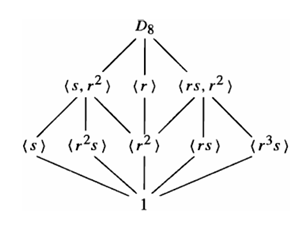
#> input picture math541/assets/2025-11-09-15-19-36.png, 296 x 226 px
$ python -i epicycle.py   (imports and definitions only)
#> lines starting #> are read from the running program, lines starting #| are printed output that depends on the picture; after the words box and inside, x2 and y2 are one past the last pixel; in counts of white or black regions, pixels touching at a corner belong together
#> further down, picture is the input picture: shape (226, 296); min 0, max 255, mean 246.7
#!/usr/bin/env python3
"""
Epicycle GUI (Tkinter)
----------------------
A simple, single‑file GUI for generating Fourier epicycle drawings from regular images.

What's new (v3):
- **Tooltips everywhere** — hover any label or input to see concise explanations.
- **Modes**
  1) *Contour (largest)* — original silhouette workflow (good for single closed shapes).
  2) *PointCloud (TSP)* — QEDcat/Mathologer‑style: binarize → (optional) skeletonize to 1‑px lines →
     collect all black pixels → build a single long path by a greedy Traveling Salesman tour → resample → FFT.
     This faithfully follows **line drawings**, not just the outer edge.
- **Max points** (for PointCloud mode): decimate point set before the tour for speed.
- **Otsu threshold** + optional invert.

Dependencies
    pip install numpy opencv-python matplotlib pillow
    # for line‑drawing faithfulness (PointCloud mode):
    pip install scikit-image  # skeletonize

Run
    python EpicycleGUI.py

Notes
- PointCloud mode is closest to the Homer notebook: it orders *all* stroke pixels into one curve
  before taking the DFT. If scikit‑image is not present, it will fall back to edge pixels (still works, but less ideal).
- For large drawings, keep Max points in the 1–5k range to stay responsive.

(c) 2025. MIT License.
"""
from __future__ import annotations

import os
import math
from dataclasses import dataclass
from typing import Optional, Tuple

import numpy as np
import cv2
import tkinter as tk
from tkinter import ttk, filedialog, messagebox

from matplotlib.backends.backend_tkagg import FigureCanvasTkAgg
from matplotlib.figure import Figure
from matplotlib import animation

# Optional skeletonization
_HAS_SK = True
try:
    from skimage.morphology import skeletonize
except Exception:
    _HAS_SK = False

# --------------------------------- Tooltips ----------------------------------- #

class Tooltip:
    """Lightweight tooltip for Tk/ttk widgets (hover to show)."""
    # [10 lines left out: function __init__, not called in this run]

    def _enter(self, _):
        self._schedule()

    def _leave(self, _):
        self._unschedule()
        self._hide()

    def _schedule(self):
        self._unschedule()
        self._id = self.widget.after(self.delay, self._show)

    # [51 lines left out: functions _unschedule, _show, _hide, auto_canny, not called in this run]

def otsu_binarize(gray: np.ndarray) -> np.ndarray:
    """Otsu threshold to binary (foreground=1 for dark ink on light bg)."""
    g = cv2.normalize(gray, None, 0, 255, cv2.NORM_MINMAX)
    _, bw = cv2.threshold(g, 0, 255, cv2.THRESH_BINARY_INV + cv2.THRESH_OTSU)
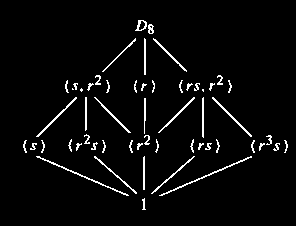
#> bw: shape (226, 296); 3.8% white in thin lines or dots, all inside (x1, y1, x2, y2) = (23, 20, 288, 210)
    return (bw > 0).astype(np.uint8)

# [24 lines left out: functions largest_external_contour, resample_closed_polyline, not called in this run]

# ----------------------------- PointCloud (TSP) -------------------------------- #

def skeleton_points(gray: np.ndarray, morph_close: int = 0) -> np.ndarray:
    """Return coordinates (N,2) of skeleton pixels from a grayscale image.
    If scikit-image is unavailable, fall back to Canny edges (thinned-ish)."""
    bw = otsu_binarize(gray)  # bool 0/1 (ink=1)
    if morph_close and morph_close > 0:
        k = cv2.getStructuringElement(cv2.MORPH_ELLIPSE, (morph_close, morph_close))
        bw = cv2.morphologyEx(bw, cv2.MORPH_CLOSE, k, iterations=1)
    if _HAS_SK:
        from skimage.morphology import skeletonize  # local import ensures optional dep
        skel = skeletonize(bw.astype(bool))
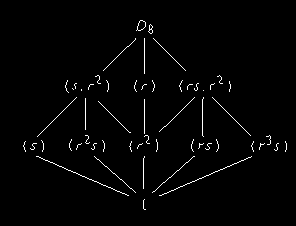
#> skel: shape (226, 296) bool; 1.7% white in thin lines or dots, all inside (x1, y1, x2, y2) = (23, 20, 287, 210)
        yy, xx = np.nonzero(skel)
#> yy = 1127 values from 20 to 209; xx = 1127 values, max 286 at index 661, min 23 at index 693, mean 147.7
    else:
        edges = auto_canny(gray)
        yy, xx = np.nonzero(edges)
    pts = np.column_stack([xx.astype(np.float64), yy.astype(np.float64)])
#> pts = 1127 pairs, first value 23 to 286, second value 20 to 209
    return pts

# [80 lines left out: functions decimate_points, greedy_tour, pointcloud_to_curve_ordered, fourier_coeffs, select_terms, reconstruct_points, not called in this run]

# ---------------------------------- GUI App ----------------------------------- #

@dataclass
class ImageParams:
    path: str
    samples: int
    blur: int
    sigma: float
    morph: int
    invert: bool
    mode: str
    max_points: int

class EpicycleApp(tk.Tk):
    # [158 lines left out: functions __init__, _build_widgets, _row, _row_combo, not called in this run]

    def add_tip(self, widget: tk.Widget, text: str):
        self._tooltips.append(Tooltip(widget, text))

    # ------------------------------ Event handlers ------------------------------ #

    # [259 lines left out: functions on_open, on_preview_trace, on_preview_anim, on_stop_anim, on_save_trace, on_save_anim and 3 more, not called in this run]

    def status(self, msg: str):
        self.status_var.set(msg)
        self.update_idletasks()

    def error(self, msg: str):
        messagebox.showerror("Error", msg)
        self.status(msg)

# ------------------------------- small helpers -------------------------------- #

def plt_circle(x: float, y: float, r: float):
    import matplotlib.patches as mpatches
    return mpatches.Circle((x, y), r, fill=False, lw=1.0, alpha=0.35)

# ----------------------------------- main ------------------------------------- #

# [3 lines not run here, left out]

>>> import cv2
>>> picture = cv2.imread('math541/assets/2025-11-09-15-19-36.png', cv2.IMREAD_GRAYSCALE)
>>> result = skeleton_points(picture)
#> result has the same summary as pts in skeleton_points

$ run again, on math541/assets/2025-11-11-09-08-58.png
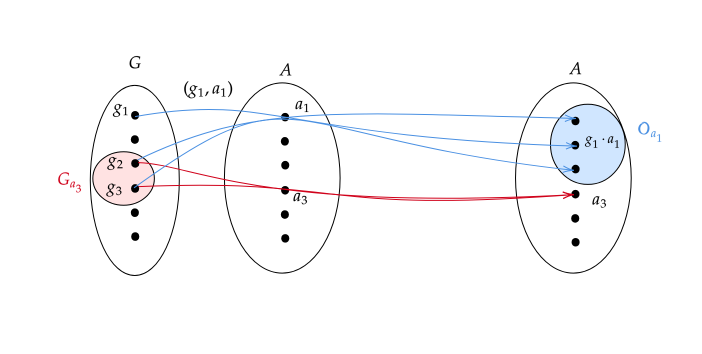
#> input picture math541/assets/2025-11-11-09-08-58.png, 1404 x 708 px (shown at 1/2 size)
#> in otsu_binarize, `_, bw = cv2.threshold(g, 0, 255, cv2.THRESH_BINARY_INV + cv2.THRESH_OT..`:
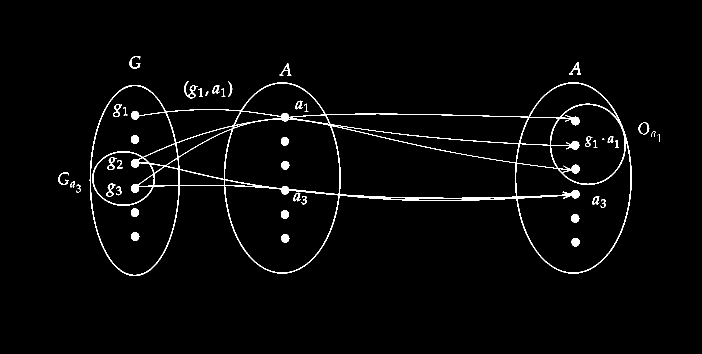
#> bw: shape (708, 1404) (shown at 1/2 size); 2.2% white; 43 white regions (2 under 20 px), largest, box (x1, y1, x2, y2) and area: (179, 165, 1264, 552) 17099, (368, 162, 395, 197) 253, (262, 417, 278, 434) 225
#> in skeleton_points, `skel = skeletonize(bw.astype(bool))`:
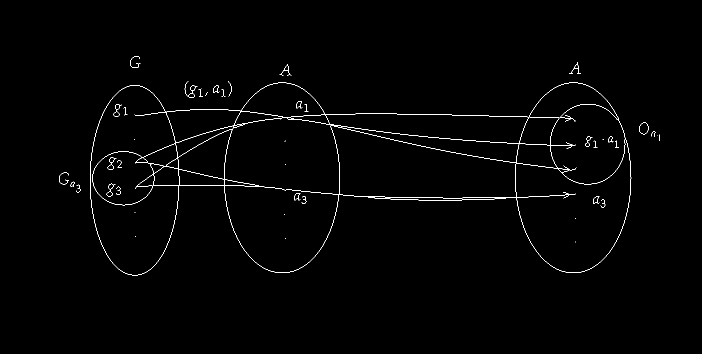
#> skel: shape (708, 1404) bool (shown at 1/2 size); 0.86% white in thin lines or dots, all inside (x1, y1, x2, y2) = (118, 112, 1319, 551)
#> yy = 8581 values from 112 to 550; xx = 8581 values, max 1318 at index 3044, min 118 at index 5328, mean 689.4
#> pts = 8581 pairs, first value 118 to 1318, second value 112 to 550
#> result has the same summary as pts in skeleton_points
